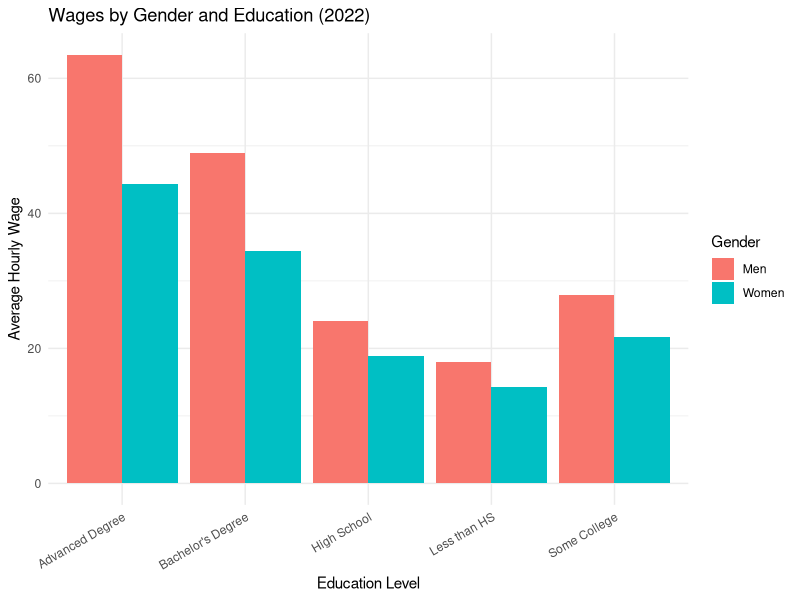
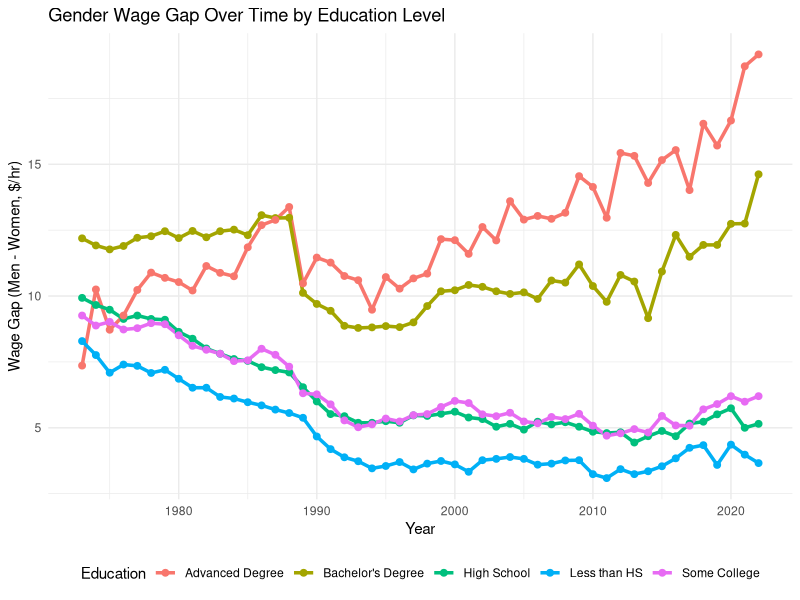

These charts were generated, in order, by the following R code:
# Loading necessary libraries
library(tidyverse)
library(here)

# Read the Dataset
wages <- read_csv(here("datasets", "wages_by_education.csv"))


# 1️⃣ Bar Chart: Men vs Women by Education Level (2022)
latest_data <- wages %>% filter(year == max(year))

gender_wage_data <- tibble(
  Education = c("Less than HS", "High School", "Some College", 
                "Bachelor's Degree", "Advanced Degree"),
  Men = c(latest_data$men_less_than_hs,
          latest_data$men_high_school,
          latest_data$men_some_college,
          latest_data$men_bachelors_degree,
          latest_data$men_advanced_degree),
  Women = c(latest_data$women_less_than_hs,
            latest_data$women_high_school,
            latest_data$women_some_college,
            latest_data$women_bachelors_degree,
            latest_data$women_advanced_degree)
)

gender_wage_long <- gender_wage_data %>%
  pivot_longer(cols = c(Men, Women), names_to = "Gender", values_to = "Wage")

ggplot(gender_wage_long, aes(x = Education, y = Wage, fill = Gender)) +
  geom_bar(stat = "identity", position = "dodge") +
  labs(title = "Wages by Gender and Education (2022)",
       x = "Education Level", y = "Average Hourly Wage") +
  theme_minimal() +
  theme(axis.text.x = element_text(angle = 30, hjust = 1))


# ⿢ Line Chart: Gender Wage Gap Over Time
wage_gap <- wages %>%
  transmute(
    year,
    `Less than HS` = men_less_than_hs - women_less_than_hs,
    `High School` = men_high_school - women_high_school,
    `Some College` = men_some_college - women_some_college,
    `Bachelor's Degree` = men_bachelors_degree - women_bachelors_degree,
    `Advanced Degree` = men_advanced_degree - women_advanced_degree
  )

wage_gap_long <- wage_gap %>%
  pivot_longer(cols = -year, names_to = "Education", values_to = "Wage_Gap")

ggplot(wage_gap_long, aes(x = year, y = Wage_Gap, color = Education)) +
  geom_line(linewidth = 1.2) +  geom_point(size = 2) + 
  labs(
    title = "Gender Wage Gap Over Time by Education Level",
    x = "Year",
    y = "Wage Gap (Men - Women, $/hr)"
  ) +
  theme_minimal() +
  theme(legend.position = "bottom")





